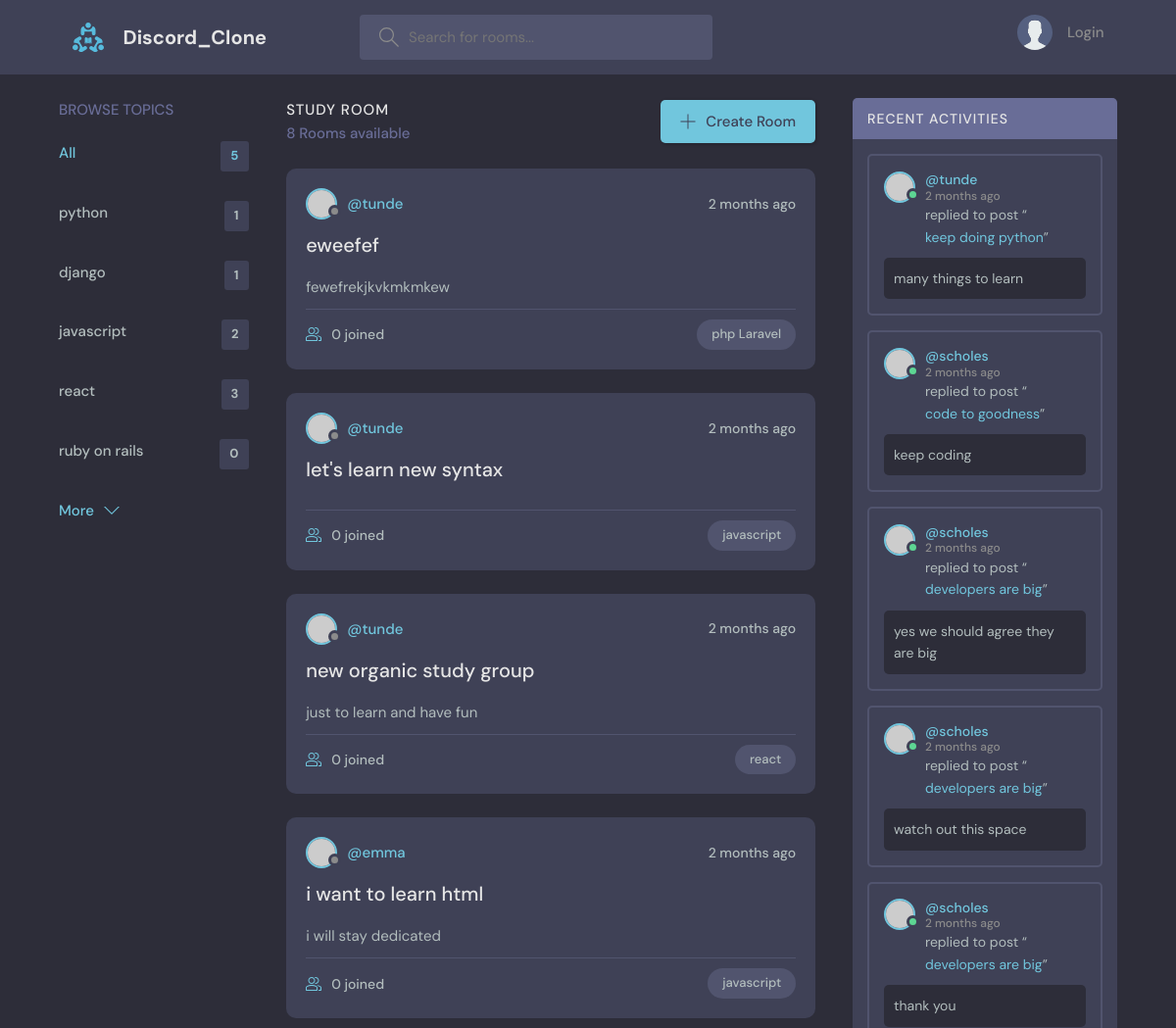
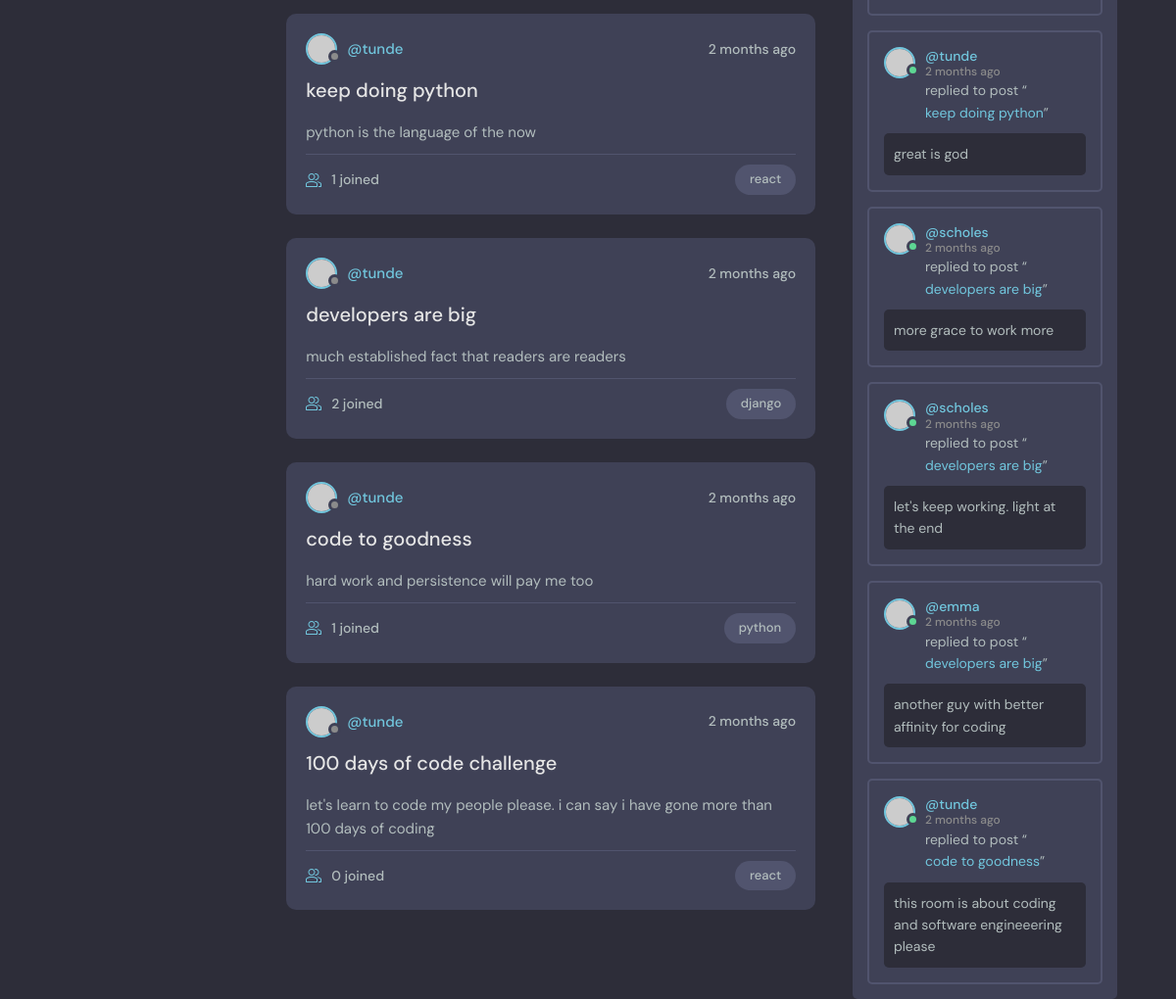
The page / on the database its author committed (2 pictures, top to bottom).
### base/models.py (models this page shows, shortened)
class Topic(models.Model):
    name = models.CharField(max_length=200)

class Room(models.Model):
    host  = models.ForeignKey(User, on_delete=models.SET_NULL, null=True)
    topic = models.ForeignKey(Topic, on_delete=models.SET_NULL, null=True)
    participants = models.ManyToManyField(User, related_name='participants', blank=True)
    name = models.CharField(max_length=200)
    description = models.TextField(null=True, blank=True)
    updated = models.DateTimeField(auto_now=True)
    created = models.DateTimeField(auto_now_add=True)
    def __str__(self):
        return self.name
    class Meta:
        ordering = ['-updated', '-created']

class Message(models.Model):
    user = models.ForeignKey(User, on_delete=models.CASCADE)
    room  = models.ForeignKey(Room, on_delete=models.CASCADE) #for one to many relationship
    body = models.TextField()
    updated = models.DateTimeField(auto_now=True)
    created = models.DateTimeField(auto_now_add=True)
    class Meta:
        ordering = ['-updated', '-created']

### base/views.py (the view)
# urls.py: path('', views.home, name ='home'),
def home(request):
    q = request.GET.get('q') if request.GET.get('q') != None else ''    #A. Get q from url if q exist else q = '' get a q value from the url
    rooms = Room.objects.filter(
        Q(topic__name__icontains = q) |
        Q(name__icontains = q) |
        Q(description__icontains = q)
        )  #filter room by topic names that contains one or 2 values of q  - whatever values contains in topic name is contained in room
    count_room = rooms.count()
    topics = Topic.objects.all()[:5]
    room_messages = Message.objects.filter(Q(room__topic__name__icontains = q)) # filter ny room messages (activity threads). room is in message (one to many from Room) that has topic and topic has name name
    context = {'rooms' : rooms, 'topics' : topics, 'count_room' : count_room, 'room_messages' : room_messages}
    return render(request, 'base/home.html', context)  # when this function is called take the user to home.html

### base/templates/base/home.html (shortened to what this page needs)
{%extends 'main.html' %} {% block content %}
<main class="layout layout--3">
    <div class="container">
        {% include 'base/topics_component.html' %}
        <div class="roomList">
            <div class="roomList__header">
                <div>
                    <h2>Study Room</h2>
                    <p>{{count_room}} Rooms available</p>
                </div>
                <a class="btn btn--main" href="{% url 'create_room' %}">
                    <svg version="1.1" xmlns="http://www.w3.org/2000/svg" width="32" height="32" viewBox="0 0 32 32">
                <title>add</title>
                <path
                  d="M16.943 0.943h-1.885v14.115h-14.115v1.885h14.115v14.115h1.885v-14.115h14.115v-1.885h-14.115v-14.115z"
                ></path>
              </svg> Create Room
                </a>
            </div>
            {% include 'base/feed_component.html' %}
        </div>
        {%include 'base/activity_component.html' %}
    </div>
</main>
{%endblock%}

### base/templates/base/topics_component.html (shortened to what this page needs)
<div class="topics">
    <div class="topics__header">
        <h2>Browse Topics</h2>
    </div>
    <ul class="topics__list">
        <li>
            <a href="{% url 'home' %}" class="active">All <span>{{topics.count}}</span></a>
        </li>
        {% for topic in topics %}
        <li>
            <a href="{% url 'home' %}?q={{topic.name}}">{{topic.name}} <span>{{topic.room_set.all.count}}</span></a>
        </li>
        {% endfor %}
    </ul>
    <a class="btn btn--link" href="{% url 'topics-page'%}">
            More
            <svg version="1.1" xmlns="http://www.w3.org/2000/svg" width="32" height="32" viewBox="0 0 32 32">
              <title>chevron-down</title>
              <path d="M16 21l-13-13h-3l16 16 16-16h-3l-13 13z"></path>
            </svg>
          </a>
<div>
</div>
</div>

### base/templates/base/feed_component.html (shortened to what this page needs)
 {% for room in rooms %}
<div class="roomListRoom">
    <div class="roomListRoom__header">
        <a href="{% url 'profile' room.host.id %}" class="roomListRoom__author">
            <div class="avatar avatar--small">
                <img src="https://randomuser.me/api/portraits/women/11.jpg" />
            </div>
            <span>@{{room.host.username}}</span>
        </a>
        <div class="roomListRoom__actions">
            <span>{{room.created|timesince}} ago</span>
        </div>
    </div>
    <div class="roomListRoom__content">
        <a href="{% url 'room' room.id %}">{{room.name}}</a>
        <p>
            {{room.description}}
        </p>
    </div>
    <div class="roomListRoom__meta">
        <a href="{% url 'room' room.id %}" class="roomListRoom__joined">
                 {{room.participants.all.count}} joined
        </a>
        <p class="roomListRoom__topic">{{room.topic.name}}</p>
    </div>
</div>{% endfor %}

### base/templates/base/activity_component.html (shortened to what this page needs)
<div class="activities">
    <div class="activities__header">
        <h2>Recent Activities</h2>
    </div>
    {% for message in room_messages %}
    <div class="activities__box">
        <div class="activities__boxHeader roomListRoom__header">
            <a href="{% url 'profile' message.user.id %}" class="roomListRoom__author">
                <div class="avatar avatar--small active">
                    <img src="https://randomuser.me/api/portraits/men/13.jpg" />
                </div>
                <p>
                    @{{message.user}}
                    <span>{{message.created|timesince}} ago</span>
                </p>
            </a>
        </div>
        <div class="activities__boxContent">
            <p>replied to post “<a href="{% url 'room' message.room.id %}">{{message.room}}</a>”</p>
            <div class="activities__boxRoomContent">
                {{message.body}}
            </div>
        </div>
    </div>{%endfor%}
</div>

### rows shown on the page
Topic: name "python", room_set.all.count "1"
Topic: name "django", room_set.all.count "1"
Topic: name "javascript", room_set.all.count "2"
Topic: name "react", room_set.all.count "3"
Topic: name "ruby on rails", room_set.all.count "0"
Room: host.username "tunde", created "2 months", name "eweefef", description "fewefrekjkvkmkmkew", participants.all.count "0", topic.name "php Laravel"
Room: host.username "tunde", created "2 months", name "let's learn new syntax", participants.all.count "0", topic.name "javascript"
Room: host.username "tunde", created "2 months", name "new organic study group", description "just to learn and have fun", participants.all.count "0", topic.name "react"
Room: host.username "emma", created "2 months", name "i want to learn html", description "i will stay dedicated", participants.all.count "0", topic.name "javascript"
Room: host.username "tunde", created "2 months", name "keep doing python", description "python is the language of the now", participants.all.count "1", topic.name "react"
Room: host.username "tunde", created "2 months", name "developers are big", description "much established fact that readers are readers", participants.all.count "2", topic.name "django"
Room: host.username "tunde", created "2 months", name "code to goodness", description "hard work and persistence will pay me too", participants.all.count "1", topic.name "python"
Room: host.username "tunde", created "2 months", name "100 days of code challenge", description "let's learn to code my people please. i can say i have gone more than 100 days of coding", participants.all.count "0", topic.name "react"
Message: user "tunde", created "2 months", room "keep doing python", body "many things to learn"
Message: user "scholes", created "2 months", room "code to goodness", body "keep coding"
Message: user "scholes", created "2 months", room "developers are big", body "yes we should agree they are big"
Message: user "scholes", created "2 months", room "developers are big", body "watch out this space"
Message: user "scholes", created "2 months", room "developers are big", body "thank you"
Message: user "tunde", created "2 months", room "keep doing python", body "great is god"
Message: user "scholes", created "2 months", room "developers are big", body "more grace to work more"
Message: user "scholes", created "2 months", room "developers are big", body "let's keep working. light at the end"
Message: user "emma", created "2 months", room "developers are big", body "another guy with better affinity for coding"
Message: user "tunde", created "2 months", room "code to goodness", body "this room is about coding and software engineeering please"

### other values the page prints
{{ topics.count }} "5"
{{ count_room }} "8"
